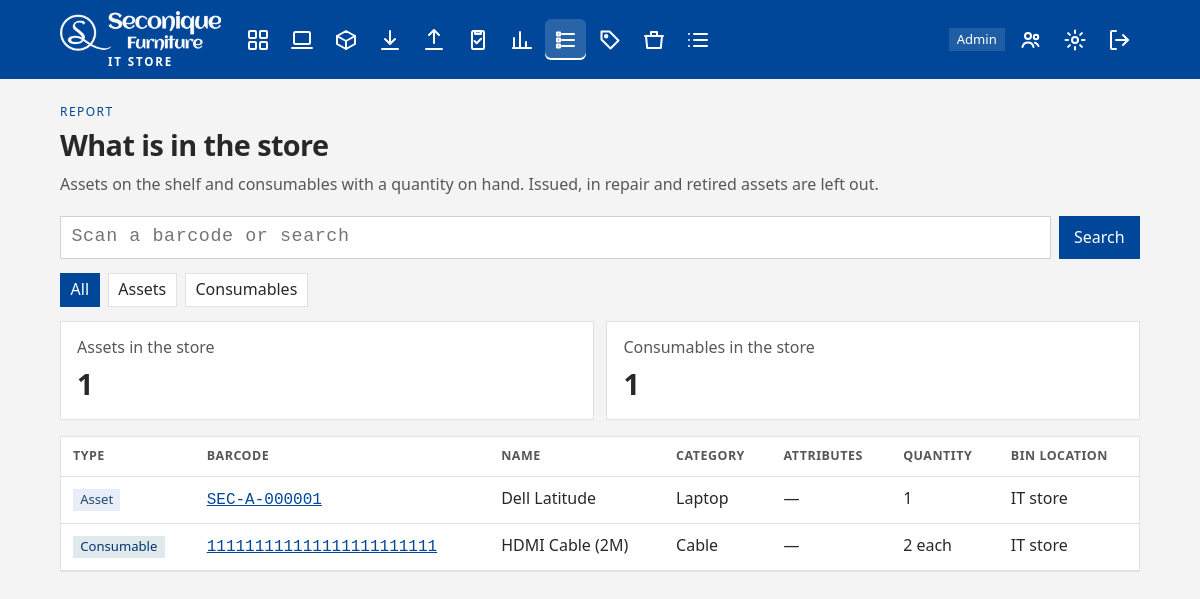
Page /reports/contents/ (signed in) on the committed database.
### stockroom/models.py (models this page shows, shortened)
class Asset(models.Model):
    class Status(models.TextChoices):
        IN_STOCK = "in_stock", "In stock"
        ISSUED = "issued", "Issued"
        IN_REPAIR = "in_repair", "In repair"
        RETIRED = "retired", "Retired"
    class StocktakeResult(models.TextChoices):
        NOT_CHECKED = "not_checked", "Not checked"
        FOUND = "found", "Found"
        MISSING = "missing", "Missing"
    barcode = models.CharField(max_length=64, primary_key=True)
    name = models.CharField(max_length=200)
    category = models.CharField(max_length=100)
    attributes = models.TextField(
        blank=True,
        help_text="Separate each attribute with a comma, for example: wireless, 16GB, black.",
    )
    manufacturer = models.CharField(max_length=100, blank=True)
    model_name = models.CharField("model", max_length=100, blank=True)
    serial_number = models.CharField(max_length=100, blank=True)
    order_date = models.DateField()
    eol_date = models.DateField("end of life")
    status = models.CharField(
        max_length=20, choices=Status.choices, default=Status.IN_STOCK
    )
    location = models.CharField("bin location", max_length=100, blank=True)
    max_qty_to_hold = models.PositiveIntegerField(
        "max qty to hold",
        default=0,
        help_text="The most the store should keep of this asset. Zero means there is no maximum.",
    )
    supplier = models.CharField(max_length=200, blank=True)
    purchase_order = models.CharField(max_length=50, blank=True)
    received_at = models.DateTimeField(auto_now_add=True)
    received_by = models.ForeignKey(
        settings.AUTH_USER_MODEL,
        null=True,
        blank=True,
        on_delete=models.SET_NULL,
        related_name="assets_received",
    )
    issued_to = models.CharField(max_length=200, blank=True)
    issued_at = models.DateTimeField(null=True, blank=True)
    issued_by = models.ForeignKey(
        settings.AUTH_USER_MODEL,
        null=True,
        blank=True,
        on_delete=models.SET_NULL,
        related_name="assets_issued",
    )
    last_stocktake_at = models.DateTimeField(null=True, blank=True)
    last_stocktake_by = models.ForeignKey(
        settings.AUTH_USER_MODEL,
        null=True,
        blank=True,
        on_delete=models.SET_NULL,
        related_name="assets_stocktaken",
    )
    stocktake_result = models.CharField(
        max_length=20,
        choices=StocktakeResult.choices,
        default=StocktakeResult.NOT_CHECKED,
    )
    notes = models.TextField(blank=True)
    class Meta:
        db_table = "assets"
        ordering = ["name", "barcode"]
        constraints = [
            models.CheckConstraint(
                condition=Q(eol_date__gte=F("order_date")),
                name="asset_eol_on_or_after_order_date",
            )
        ]
        indexes = [
            models.Index(fields=["status"], name="asset_status_idx"),
            models.Index(fields=["eol_date"], name="asset_eol_idx"),
            models.Index(fields=["category"], name="asset_category_idx"),
        ]
    @property
    def attribute_list(self):
        return split_attributes(self.attributes)

class Consumable(models.Model):
    barcode = models.CharField(max_length=64, primary_key=True)
    name = models.CharField(max_length=200)
    category = models.CharField(max_length=100)
    attributes = models.TextField(
        blank=True,
        help_text="Separate each attribute with a comma, for example: HDMI, 2m, black.",
    )
    unit = models.CharField(max_length=30, default="each")
    quantity_on_hand = models.PositiveIntegerField(default=0)
    reorder_level = models.PositiveIntegerField(default=0)
    reorder_quantity = models.PositiveIntegerField(default=1)
    max_qty_to_hold = models.PositiveIntegerField(
        "max qty to hold",
        default=0,
        help_text="The most of this item the store should keep. Zero means there is no maximum.",
    )
    location = models.CharField("bin location", max_length=100, blank=True)
    supplier = models.CharField(max_length=200, blank=True)
    notes = models.TextField(blank=True)
    updated_at = models.DateTimeField(auto_now=True)
    class Meta:
        db_table = "consumables"
        ordering = ["name", "barcode"]
        indexes = [
            models.Index(fields=["category"], name="consumable_category_idx"),
        ]
    @property
    def attribute_list(self):
        return split_attributes(self.attributes)

### stockroom/views/reporting.py (the view)
# urls.py: path("reports/contents/", reporting.store_contents, name="store_contents"),
@role_required(*APP_ROLES)
def store_contents(request):
    query = request.GET.get("q", "").strip()
    kind = request.GET.get("kind", "").strip()
    if kind not in ("asset", "consumable"):
        kind = ""
    rows = store_contents_rows(query, kind)
    return render(
        request,
        "stockroom/reports/contents.html",
        {
            "page_obj": paginate(request, rows),
            "query": query,
            "kind": kind,
            "asset_count": sum(1 for row in rows if row["kind"] == "asset"),
            "consumable_count": sum(1 for row in rows if row["kind"] == "consumable"),
        },
    )

### stockroom/templates/stockroom/reports/contents.html (shortened to what this page needs)
{% extends "stockroom/base.html" %}
{% block content %}
<header class="page-head">
  <div>
    <p class="eyebrow">Report</p>
    <h1>What is in the store</h1>
    <p class="lede">Assets on the shelf and consumables with a quantity on hand. Issued, in repair and retired assets are left out.</p>
  </div>
</header>
<form class="search" method="get">
  <input id="q" name="q" class="input barcode-input" value="{{ query }}" placeholder="Scan a barcode or search" autocomplete="off" autocapitalize="off" spellcheck="false" data-scan-mode="submit" autofocus>
  <button class="btn btn-primary" type="submit">Search</button>
</form>
<div class="filters">
  <a href="{% url 'store_contents' %}{% if query %}?q={{ query|urlencode }}{% endif %}" {% if not kind %}aria-current="true"{% endif %}>All</a>
  <a href="?kind=asset{% if query %}&amp;q={{ query|urlencode }}{% endif %}" {% if kind == "asset" %}aria-current="true"{% endif %}>Assets</a>
  <a href="?kind=consumable{% if query %}&amp;q={{ query|urlencode }}{% endif %}" {% if kind == "consumable" %}aria-current="true"{% endif %}>Consumables</a>
</div>
<section class="stats">
  <div class="stat">
    <span>Assets in the store</span>
    <strong>{{ asset_count }}</strong>
  </div>
  <div class="stat">
    <span>Consumables in the store</span>
    <strong>{{ consumable_count }}</strong>
  </div>
</section>
{% if page_obj.paginator.count %}
  <div class="table-wrap">
    <table>
      <thead>
        <tr>
          <th>Type</th><th>Barcode</th><th>Name</th><th>Category</th><th>Attributes</th><th>Quantity</th><th>Bin location</th>
        </tr>
      </thead>
      <tbody>
        {% for row in page_obj %}
          <tr>
            <td data-label="Type"><span class="pill pill-{{ row.kind }}">{{ row.kind_label }}</span></td>
            <td data-label="Barcode">
              {% if is_operational %}
                <a class="mono" href="{% if row.kind == 'asset' %}{% url 'asset_detail' row.barcode %}{% else %}{% url 'consumable_detail' row.barcode %}{% endif %}">{{ row.barcode }}</a>
              {% else %}
                <span class="mono">{{ row.barcode }}</span>
              {% endif %}
            </td>
            <td data-label="Name">{{ row.name }}</td>
            <td data-label="Category">{{ row.category }}</td>
            <td data-label="Attributes">{% include "stockroom/partials/attributes.html" with attributes=row.attributes %}</td>
            <td data-label="Quantity">{{ row.quantity }}</td>
            <td data-label="Bin location">{{ row.location|default:"—" }}</td>
          </tr>
        {% endfor %}
      </tbody>
    </table>
  </div>
{% else %}
  <section class="panel empty-panel">
    <h2>Nothing in the store matches</h2>
    <p>Receive an asset or a consumable, or clear the search.</p>
  </section>
{% endif %}
{% endblock %}

### stockroom/templates/stockroom/base.html (shortened to what this page needs)
<!DOCTYPE html>
<html lang="en-GB">
<head>
  {% load static %}
  <link rel="stylesheet" href="{% static 'stockroom/css/app.css' %}?v=14">
</head>
<body class="{% block body_class %}{% endblock %}" data-scanner-submit="{{ scanner_auto_submit|yesno:'true,false' }}">
  {% block nav %}
  <header class="topbar">
    <div class="topbar-inner">
      <a class="brand" href="{% url 'home' %}">
        <img src="{% static 'stockroom/img/seconique-logo-white.png' %}?v=2" alt="Seconique Furniture">
        <small>IT Store</small>
      </a>
      <nav class="nav" aria-label="Primary">
        {% if is_operational %}
          <a href="{% url 'dashboard' %}" aria-label="Dashboard" >{% include "stockroom/partials/icon.html" with icon="dashboard" %}</a>
          <a href="{% url 'asset_list' %}" aria-label="Assets" >{% include "stockroom/partials/icon.html" with icon="assets" %}</a>
          <a href="{% url 'consumable_list' %}" aria-label="Consumables" >{% include "stockroom/partials/icon.html" with icon="consumables" %}</a>
          <a href="{% url 'goods_in' %}" aria-label="Goods in" >{% include "stockroom/partials/icon.html" with icon="goods-in" %}</a>
          <a href="{% url 'goods_out' %}" aria-label="Goods out" >{% include "stockroom/partials/icon.html" with icon="goods-out" %}</a>
          <a href="{% url 'stocktake_home' %}" aria-label="Stocktake" >{% include "stockroom/partials/icon.html" with icon="stocktake" %}</a>
        {% endif %}
        {% if can_report %}
          <a href="{% url 'analytics' %}" aria-label="Analytics" >{% include "stockroom/partials/icon.html" with icon="analytics" %}</a>
        {% endif %}
        {% if is_operational or can_report %}
          <a href="{% url 'store_contents' %}" aria-label="Store list" {% if request.resolver_match.url_name == 'store_contents' %}aria-current="page"{% endif %}>{% include "stockroom/partials/icon.html" with icon="contents" %}<span class="nav-tip">Store list</span></a>
          <a href="{% url 'attribute_report' %}" aria-label="Attributes" >{% include "stockroom/partials/icon.html" with icon="attributes" %}</a>
          {% if is_store_admin %}
            <a href="{% url 'bin_location_list' %}" aria-label="Bin locations" >{% include "stockroom/partials/icon.html" with icon="bins" %}</a>
          {% endif %}
          <a href="{% url 'usage_list' %}" aria-label="Usage" >{% include "stockroom/partials/icon.html" with icon="usage" %}</a>
        {% endif %}
      </nav>
      <div class="account">
        {% if store_role %}<span class="role">{{ store_role }}</span>{% endif %}
        {% if is_store_admin %}
          <a class="icon-btn" href="{% url 'user_list' %}" aria-label="Users" >{% include "stockroom/partials/icon.html" with icon="users" %}</a>
        {% endif %}
        <a class="icon-btn" href="{% url 'user_settings' %}" aria-label="Settings">{% include "stockroom/partials/icon.html" with icon="settings" %}<span class="nav-tip">Settings</span></a>
        <form method="post" action="{% url 'logout' %}">
          <button type="submit" class="icon-btn" aria-label="Sign out">{% include "stockroom/partials/icon.html" with icon="sign-out" %}<span class="nav-tip">Sign out</span></button>
        </form>
      </div>
    </div>
  </header>
  {% endblock %}
  <main class="page">
    {% block content %}{% endblock %}
  </main>
</body>
</html>

### rows in the picture
Asset: barcode "SEC-A-000001", name "Dell Latitude", category "Laptop", location "IT store"
Consumable: barcode "111111111111111111111111", name "HDMI Cable (2M)", category "Cable", location "IT store"

### other values in the picture
{{ store_role }} "Admin"
{{ asset_count }} "1"
{{ consumable_count }} "1"
{{ row.kind_label }} "Asset" "Consumable"
{{ row.quantity }} "1" "2 each"
